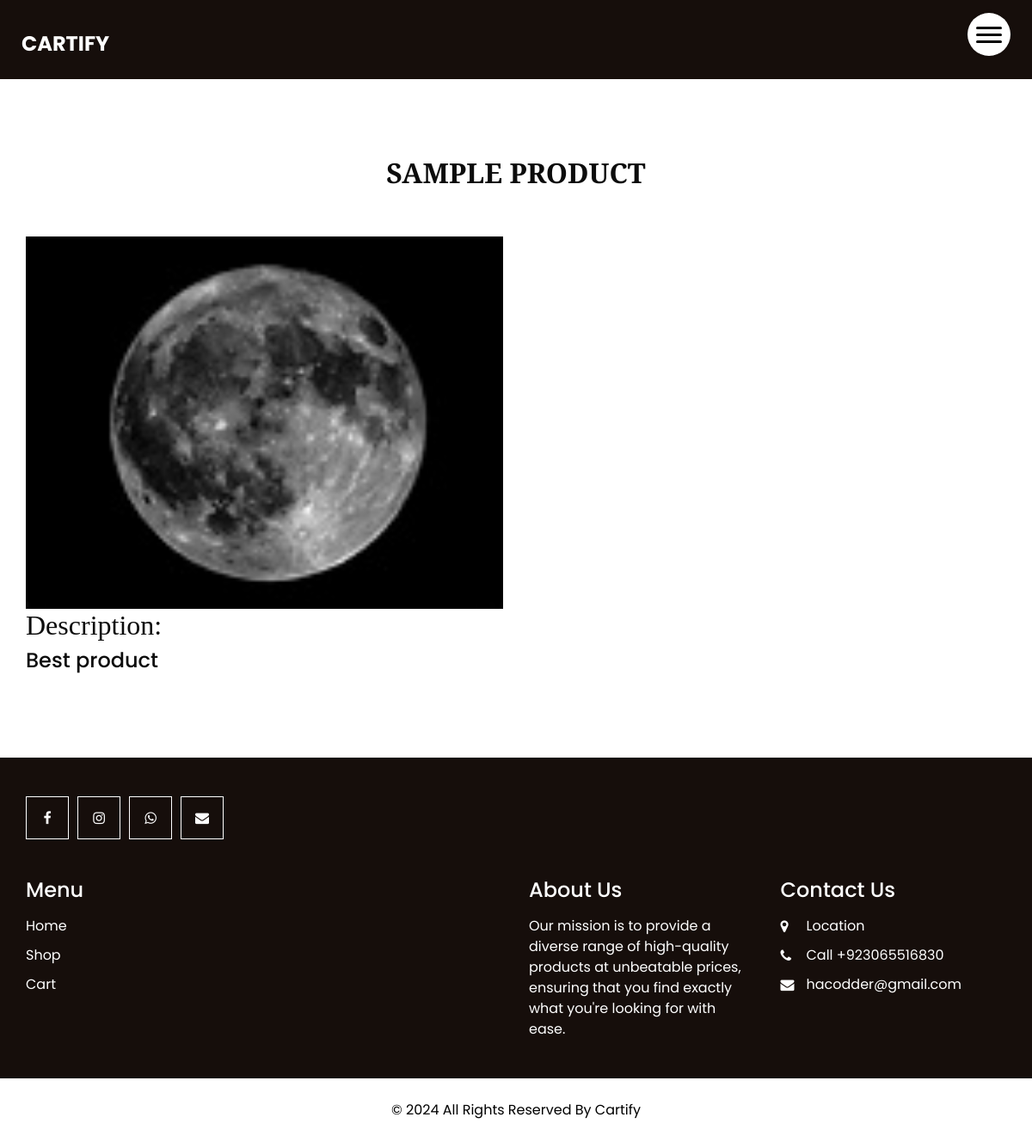
The page /1 on the database its author committed.
### my_app/models.py (models this page shows, shortened)
class Product(models.Model):
    name=models.CharField(max_length=50)
    price=models.IntegerField()
    category=models.CharField(max_length=100,default="All")
    date_added=models.DateTimeField(auto_now_add=True)
    description=models.TextField()
    image_1=models.ImageField(upload_to="images/")
    image_2=models.ImageField(upload_to="images/",null=True,blank=True)
    image_3=models.ImageField(upload_to="images/",null=True,blank=True)
    image_4=models.ImageField(upload_to="images/",null=True,blank=True)
    image_5=models.ImageField(upload_to="images/",null=True,blank=True)
    image_6=models.ImageField(upload_to="images/",null=True,blank=True)
    image_7=models.ImageField(upload_to="images/",null=True,blank=True)
    image_8=models.ImageField(upload_to="images/",null=True,blank=True)
    video_1=models.FileField(upload_to="videos/",null=True,blank=True)

### my_app/views.py (the view)
# urls.py: path("<int:id>",views.details,name="details"),
def details(request, id):
    product = get_object_or_404(Product, id=id)
    product_ids_list = []
    try:
        order_items=get_object_or_404(Order,user=request.user,order_placed=False)
        order_ids=order_items.product_id.split(",")
        for i in order_ids:
            product_ids_list.append(int(i))
    except:
        pass
    context = {
        "product": product,
        "product_ids_list": product_ids_list,
    }
    return render(request, "details.html", context)

### my_app/templates/details.html (shortened to what this page needs)
{% load static %}
<!DOCTYPE html>
<html>
<head>
  <link rel="stylesheet" type="text/css" href="{% static 'css/bootstrap.css' %}" />
  <link href="{% static 'css/font-awesome.min.css' %}" rel="stylesheet" />
  <link href="{% static 'css/style.css' %}" rel="stylesheet" />
  <link href="{% static 'css/responsive.css' %}" rel="stylesheet" />
</head>
<body>
  <header class="header_section innerpage_header">
    <div class="container-fluid">
      <nav class="navbar navbar-expand-lg custom_nav-container">
        <a class="navbar-brand" href="{% url 'index' %}">
          <span>
            Cartify
          </span>
        </a>
        <div class="" id="">
          <div class="custom_menu-btn">
            <button onclick="openNav()">
              <span class="s-1"> </span>
              <span class="s-2"> </span>
              <span class="s-3"> </span>
            </button>
          </div>
        </div>
      </nav>
    </div>
  </header>
  <section class="blog_section layout_padding">
    <div class="container">
      <div class="heading_container">
        <h2>
          {{product.name}}
        </h2>
      </div>
      <div class="row">
        <div class="col-md-6">
          <div class="box">
            <div class="img-box">
              <img src="{{product.image_1.url}}" alt="">
            </div>
          </div>
        </div>
      </div>
      <h2>Description:</h2>
      <h4>{{product.description}}</h4>
    </div>
  </section>
  <section class="info_section layout_padding2">
    <div class="container">
      <div class="row info_form_social_row">
        <div class="col-md-4 col-lg-3">
          <div class="social_box">
            <a href="">
              <i class="fa fa-facebook" aria-hidden="true"></i>
            </a>
            <a href="">
              <i class="fa fa-instagram" aria-hidden="true"></i>
            </a>
            <a href="https://wa.me/923065516830" target="_blank">
              <i class="fa fa-whatsapp" aria-hidden="true"></i>
            </a>
            <a href="mailto:hacodder@gmail.com">
              <i class="fa fa-envelope" aria-hidden="true"></i>
            </a>
          </div>
        </div>
      </div>
      <div class="row info_main_row">
        <div class="col-md-6 col-lg-3">
          <div class="info_links">
            <h4>
              Menu
            </h4>
            <div class="info_links_menu">
              <a href="{% url 'index' %}">Home</a>
              <a href="{% url 'shop' %}">Shop</a>
              <a href="{% url 'cart' %}">Cart</a>
            </div>
          </div>
        </div>
        <div class="col-md-6 col-lg-3">
        </div>
        <div class="col-md-6 col-lg-3">
          <div class="info_detail">
            <h4>
              About Us
            </h4>
            <p class="mb-0">
              Our mission is to provide a diverse range of high-quality products at unbeatable prices, ensuring that you find exactly what you're looking for with ease.
            </p>
          </div>
        </div>
        <div class="col-md-6 col-lg-3">
          <h4>
            Contact Us
          </h4>
          <div class="info_contact">
            <a href="https://www.google.com/maps/place/Alnamaa+Accounting+%26+Bookkeeping+LLC/@25.26615,55.3106126,17z/data=!3m1!4b1!4m6!3m5!1s0x3e5f437d2f3bcfd9:0xd213a756689e8e71!8m2!3d25.26615!4d55.3106126!16s%2Fg%2F11jjls6g16?entry=ttu" target="_blank">
              <i class="fa fa-map-marker" aria-hidden="true"></i>
              <span>
                Location
              </span>
            </a>
            <a href="tel:+923065516830" target="_blank">
              <i class="fa fa-phone" aria-hidden="true"></i>
              <span>
                Call +923065516830
              </span>
            </a>
            <a href="mailto:hacodder@gmail.com" target="_blank">
              <i class="fa fa-envelope"></i>
              <span>
                hacodder@gmail.com
              </span>
            </a>
          </div>
        </div>
      </div>
    </div>
  </section>
  <footer class="footer_section">
    <div class="container">
      <p>
        &copy; <span id="displayYear"></span> All Rights Reserved By
        <a href="{% url 'index' %}">Cartify</a>
      </p>
    </div>
  </footer>
</body>
</html>

### my_app/static/css/style.css (style rules this page uses)
body { font-family: "Poppins", sans-serif; color: #0c0c0c; background-color: #ffffff; overflow-x: hidden; }
.layout_padding { padding: 90px 0; }
.layout_padding2 { padding: 45px 0; }
.heading_container { display: -webkit-box; display: -ms-flexbox; display: flex; -webkit-box-orient: vertical; -webkit-box-direction: normal; -ms-flex-direction: column; flex-direction: column; -webkit-box-align: start; -ms-flex-align: start; align-items: flex-start; font-family: 'Playfair Display', serif; }
.heading_container h2 { position: relative; font-weight: bold; text-transform: uppercase; margin: 0; }
h1, h2 { font-family: 'Playfair Display', serif; }
.header_section { position: absolute; top: 0; width: 100%; z-index: 9; }
.header_section .container-fluid { padding-right: 25px; padding-left: 25px; }
.header_section.innerpage_header { position: relative; background: -webkit-gradient(linear, left top, right top, from(#160e0b), to(#160e0b)); background: linear-gradient(to right, #160e0b, #160e0b); padding: 10px 0; }
.custom_nav-container { padding-left: 0; padding-right: 0; }
.custom_menu-btn { position: fixed; right: 25px; top: 15px; width: 50px; height: 50px; }
.custom_menu-btn::before { content: ""; position: absolute; top: 0; right: 0; width: 100%; height: 100%; background-color: white; -webkit-box-shadow: 0 0 5px 0 rgba(0, 0, 0, 0.07); box-shadow: 0 0 5px 0 rgba(0, 0, 0, 0.07); z-index: 7; border-radius: 100%; -webkit-transition: all .3s; transition: all .3s; }
.custom_menu-btn button { width: 50px; height: 50px; outline: none; border: none; border-radius: 100%; display: -webkit-box; display: -ms-flexbox; display: flex; -webkit-box-orient: vertical; -webkit-box-direction: normal; -ms-flex-direction: column; flex-direction: column; -webkit-box-align: center; -ms-flex-align: center; align-items: center; -webkit-box-pack: center; -ms-flex-pack: center; justify-content: center; background-color: transparent; position: relative; z-index: 999; margin: 0; }
.custom_menu-btn button span { display: block; width: 30px; height: 3px; background-color: #000000; margin: 2.5px 0; -webkit-transition: all 0.3s; transition: all 0.3s; border-radius: 15px; }
.custom_menu-btn .s-2 { -webkit-transition: all 0.1s; transition: all 0.1s; }
a, a:hover, a:focus { text-decoration: none; }
.navbar-brand { margin-top: 10px; }
.navbar-brand span { font-size: 24px; font-weight: 700; color: #ffffff; text-transform: uppercase; }
.blog_section .heading_container { -webkit-box-align: center; -ms-flex-align: center; align-items: center; }
.blog_section .heading_container h2::before { left: 50%; -webkit-transform: translateX(-50%); transform: translateX(-50%); }
.blog_section .box { margin-top: 55px; background-color: #f1f2f3; }
.blog_section .box .img-box { position: relative; }
.blog_section .box .img-box img { width: 100%; }
.info_section { background-color: #160e0b; color: #ffffff; }
.info_section .info_form_social_row { -webkit-box-align: center; -ms-flex-align: center; align-items: center; margin-bottom: 45px; }
.info_section .social_box { width: 100%; display: -webkit-box; display: -ms-flexbox; display: flex; }
.info_section .social_box a { display: -webkit-box; display: -ms-flexbox; display: flex; -webkit-box-pack: center; -ms-flex-pack: center; justify-content: center; -webkit-box-align: center; -ms-flex-align: center; align-items: center; width: 50px; height: 50px; border: 1px solid #ffffff; color: #ffffff; margin-right: 10px; }
.info_section h4 { margin-bottom: 15px; }
.info_section .info_links .info_links_menu { display: -webkit-box; display: -ms-flexbox; display: flex; -webkit-box-orient: vertical; -webkit-box-direction: normal; -ms-flex-direction: column; flex-direction: column; }
.info_section .info_links .info_links_menu a { color: #ffffff; }
.info_section .info_links .info_links_menu a:not(:nth-last-child(1)) { margin-bottom: 10px; }
.info_section .info_contact a { display: -webkit-box; display: -ms-flexbox; display: flex; -webkit-box-align: center; -ms-flex-align: center; align-items: center; color: #ffffff; margin-bottom: 10px; }
.info_section .info_contact a i { margin-right: 5px; width: 25px; }
.footer_section { position: relative; text-align: center; }
.footer_section p { color: #000000; padding: 25px 0; margin: 0; }
.footer_section p a { color: inherit; }

### my_app/static/css/responsive.css (style rules this page uses)
@media (min-width: 1200px) { .container { max-width: 1170px; } }

### rows shown on the page
Product: name "SAMPLE PRODUCT", image_1 (picture), description "Best product"
